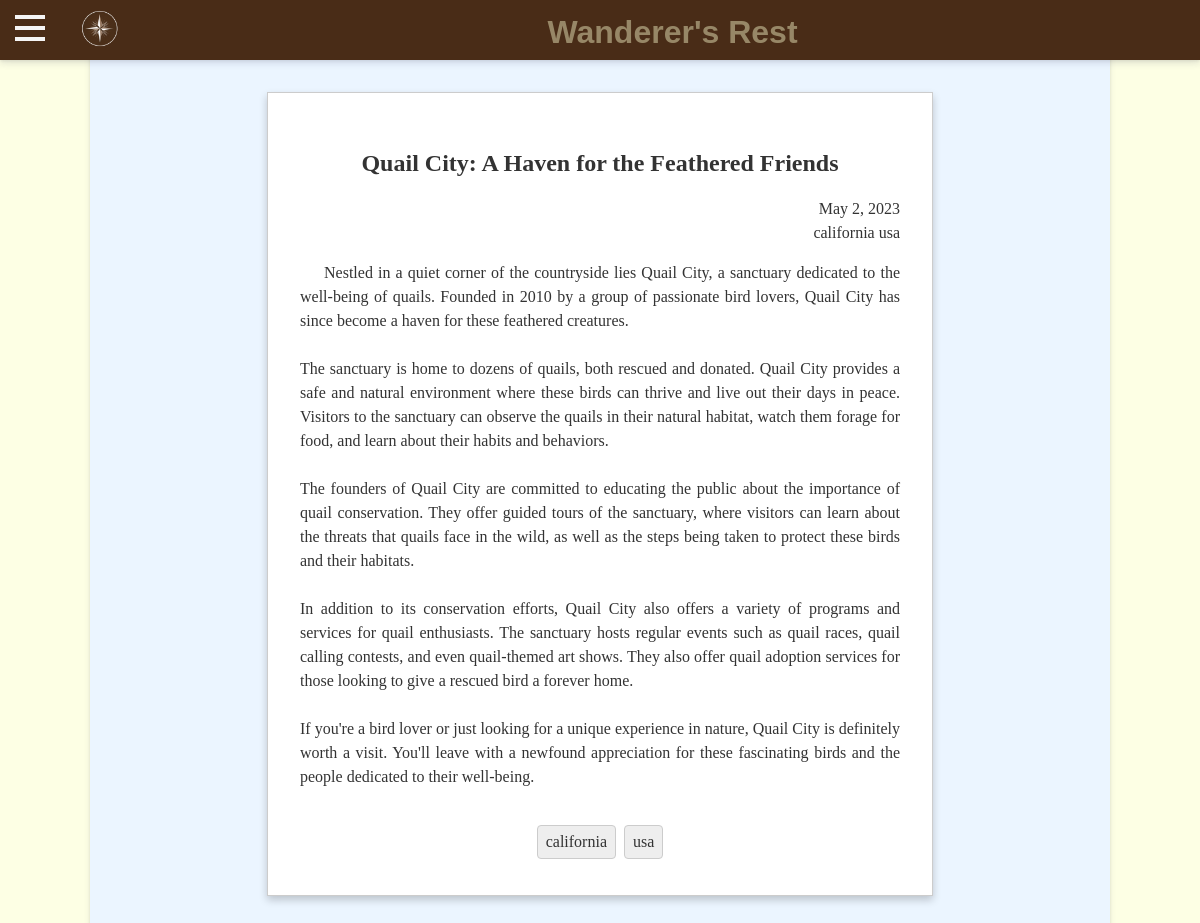
/post/5/, run on the app's committed database.
### siteBase/models.py (models this page shows, shortened)
class Post(models.Model):
    blurb = models.TextField()
    body = models.TextField()
    date_made = models.DateField(auto_now_add=True)
    tags = models.ManyToManyField(Tag)

class Tag(models.Model):
    tag = models.CharField(max_length=50)
    metatag = models.CharField(max_length=50)

### siteBase/views.py (the view)
# urls.py: path('post/<int:post_id>/', views.view_post, name='view_post'),
def view_post(request, post_id):
    post = get_object_or_404(Post, pk=post_id)
    context = {'post': post}
    return render(request, 'postview.html', context)

### siteBase/templates/postview.html (shortened to what this page needs)
{% extends 'base.html' %}
{% load static %}
{% block extracss %}
<link rel="stylesheet" href="{% static 'css/post.css' %}">
{% endblock %}
{% block content %}
<div class="letter">
<h2>{{ post.blurb }}</h2>
<p class="date">{{ post.date_made }}</p>
<p class="date">
    {% for tag in post.tags.all %}
    {% if tag.metatag == 'Location' %}
   {{ tag.tag }}
{% endif %}
  {% endfor %}
</p>
<p class="body">{{ post.body|linebreaksbr  }}</p>
<ul class="tags">
  {% for tag in post.tags.all %}
    <li>{{ tag.tag }}</li>
  {% empty %}
    <li>No tags.</li>
  {% endfor %}
</ul>
</div>
{% endblock %}

### siteBase/static/css/base.css (style rules this page uses)
body { background-color: rgb(253, 255, 228); color: rgba(173, 162, 125, 0.781); font-family: Arial, sans-serif; display: flex; justify-content: center; align-items: center; min-height: 100vh; margin: 0; overflow-y: scroll; }

### siteBase/static/css/post.css (style rules this page uses)
body { background-image: url('https://cdn.pixabay.com/photo/2017/09/21/11/31/old-paper-2774261_1280.jpg'); background-size: cover; font-family: Georgia, serif; color: #333; margin: 0; }
h2 { font-weight: bold; margin-bottom: 1rem; text-align: center; color: #333; }
p.date { margin: 0px; text-align: right; }
p.body { margin-bottom: 2rem; text-align: justify; text-indent: 1.5rem; }
ul.tags { list-style: none; margin: 0; padding: 0; display: flex; flex-wrap: wrap; justify-content: center; }
ul.tags li { background-color: #eee; border: 1px solid #ccc; border-radius: 0.25rem; padding: 0.25rem 0.5rem; margin: 0.25rem; }
.letter { position: relative; margin: 2rem auto; padding: 2rem; max-width: 600px; background-color: #fff; border: 1px solid #ccc; box-shadow: 0 4px 8px rgba(0,0,0,0.2); font-family: Georgia, serif; line-height: 1.5; color: #333; }
.letter:before { content: ''; position: absolute; top: -1px; left: -1px; width: calc(100% + 2px); height: calc(100% + 2px); border: 1px solid #ccc; z-index: -1; }
.letter:after { content: ''; position: absolute; top: 2rem; right: 2rem; width: 80px; height: 80px; background-color: #fff; border: 1px solid #ccc; transform: rotate(45deg); z-index: -1; }

### data on the page
Post: blurb "Quail City: A Haven for the Feathered Friends", date_made "May 2, 2023", body "Nestled in a quiet corner of the countryside lies Quail City, a sanctuary dedicated to the well-being of quails. Founded in 2010 by a group of passionate bird lovers, Quail City has since become a haven for these feathered creatures. The sanctuary is home to dozens of quails, both rescued and donated. Quail City provides a safe and natural environment where these birds can thrive and live out their days in peace. Visitors to the sanctuary can observe the quails in their natural habitat, watch them forage for food, and learn about their habits and behaviors. The founders of Quail City are committed to educating the public about the importance of quail conservation. They offer guided tours of…"
Tag: tag "california"
Tag: tag "usa"
